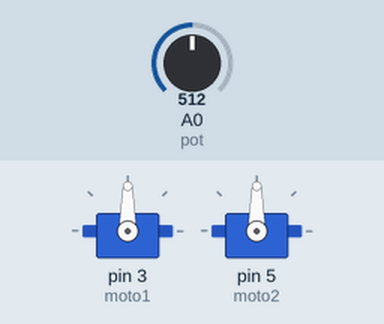
The sketch below on a simulated Arduino Uno, built with avr-gcc and run on an emulated ATmega328P. Shown: 2 × servo. The test bench sets the inputs (shaded band); at power-on: A0 (pot) = 512.

Above: at 1.2 s.
1.3 s: A0 (pot) set to 716
At 1.9 s:
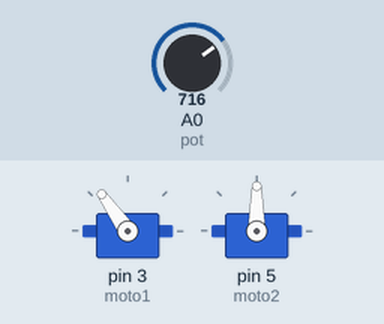
2.8 s: A0 (pot) set to 900
At 3.1 s:
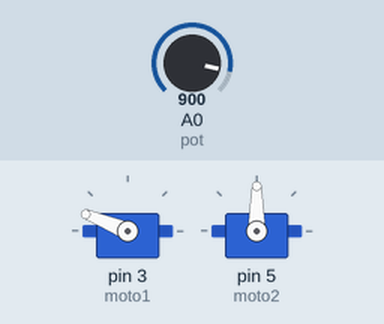
4.3 s: A0 (pot) set to 1023
At 5.4 s:
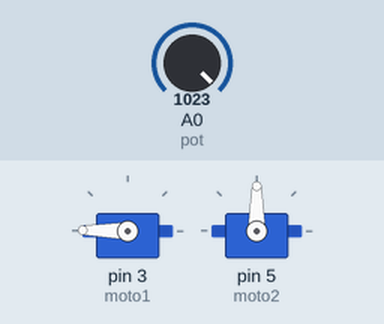
5.8 s: A0 (pot) set to 306
At 6.6 s:
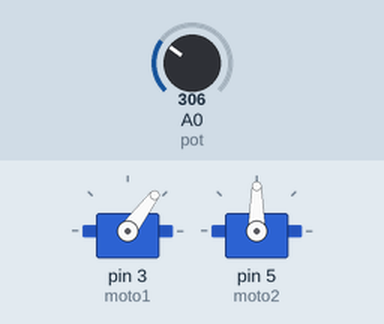
7.3 s: A0 (pot) set to 122
At 7.7 s:
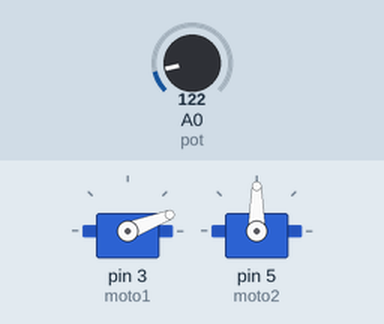
Timing chart, 0 to 9.8 s (numbered marks = the images above; inputs shaded):
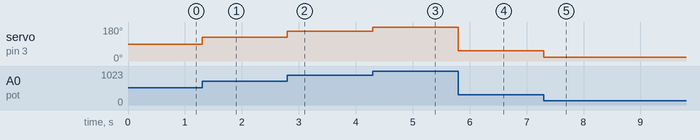

The sketch:

SM-code.ino
```cpp
#include <Servo.h>

Servo moto1;  // create servo object to control a servo
Servo moto2;
int pos = 0;    // variable to store the servo position


void setup() {
  moto1.attach(3);  // attaches the servo on pin 3 to the servo object
  moto2.attach(5);  // attaches the servo on pin 5 to the servo object
}

void loop() {
  int D=analogRead(A0); // read the input from pot
  pos = map (D,0,1024,0,180);
  moto1.write(pos);
}
```

Measured:
- after the input at 1.3 s, servo on pin 3 (moto1): 90° → 125° at once
- after the input at 2.8 s, servo on pin 3 (moto1): 125° → 158° at once
- after the input at 4.3 s, servo on pin 3 (moto1): 158° → 179° at once
- after the input at 5.8 s, servo on pin 3 (moto1): 179° → 53° at once
- after the input at 7.3 s, servo on pin 3 (moto1): 53° → 21° at once
